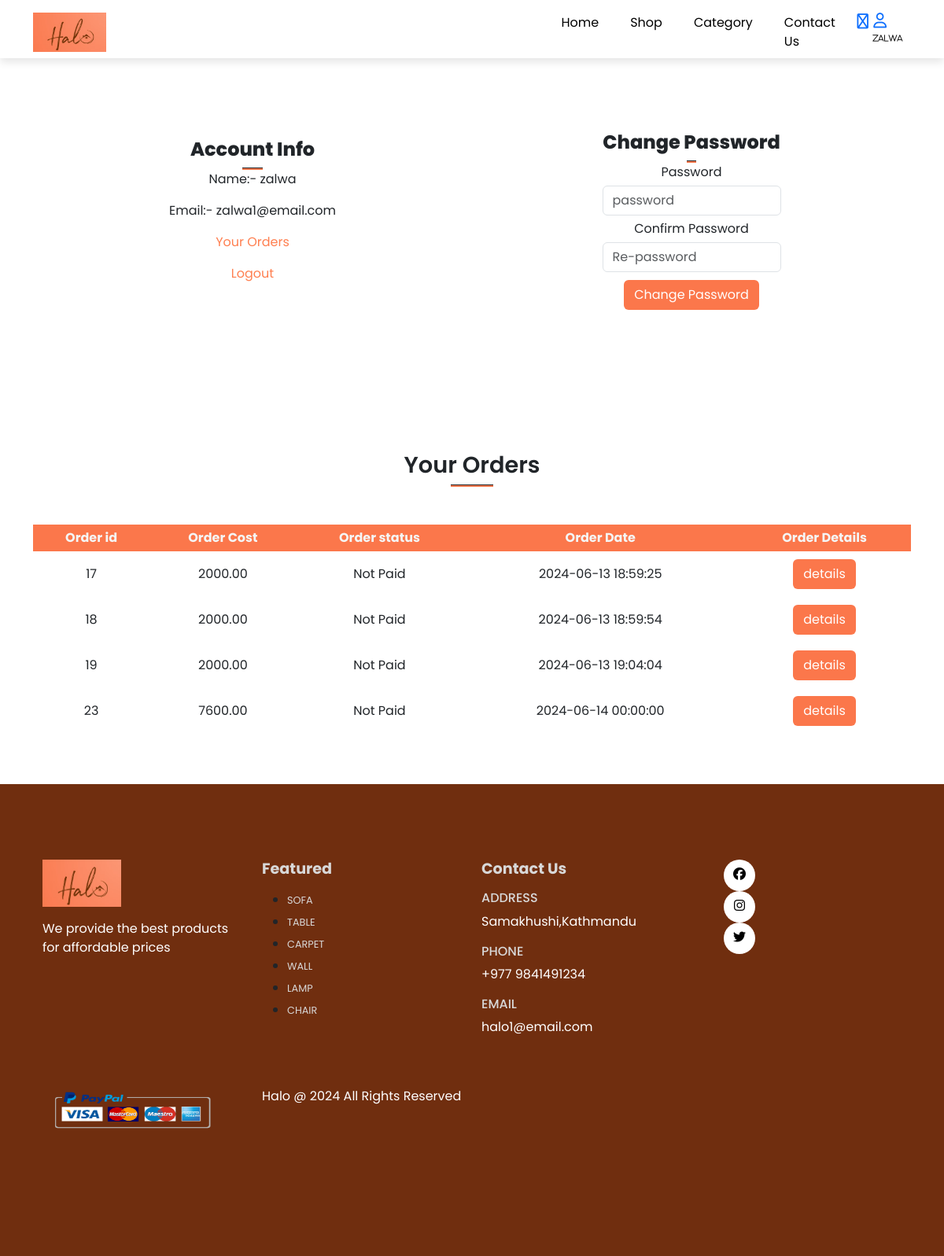
The page /account.php (signed in) on the database as committed earlier.
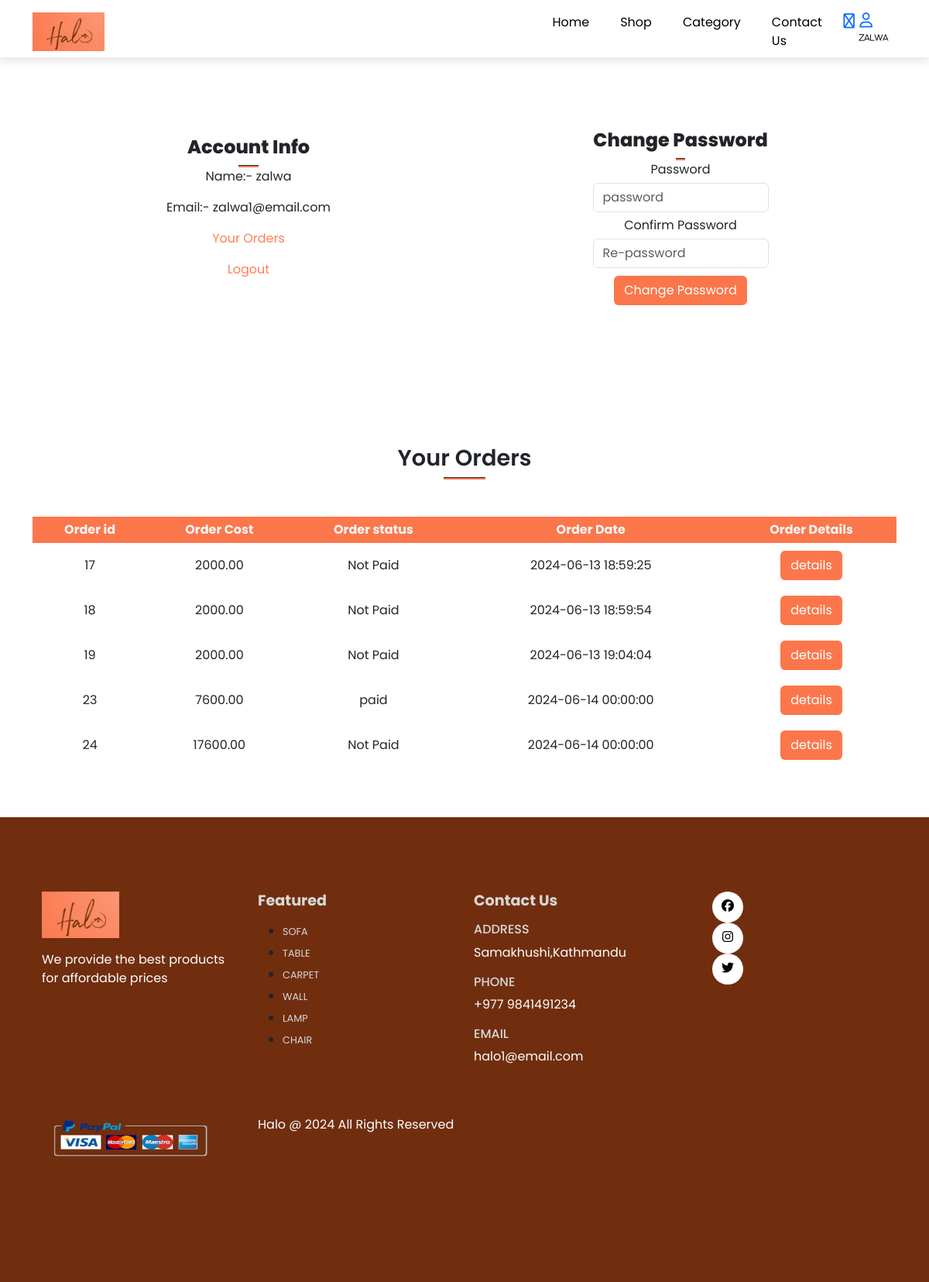
The same page on the database as committed later.
### tables this page shows
CREATE TABLE `orders` (
  `order_id` int(11) NOT NULL,
  `order_cost` decimal(10,2) NOT NULL,
  `order_status` varchar(100) NOT NULL DEFAULT 'on_hold',
  `user_id` int(11) NOT NULL,
  `user_phone` int(11) NOT NULL,
  `user_city` varchar(255) NOT NULL,
  `user_address` varchar(255) NOT NULL,
  `order_date` datetime NOT NULL
);

### account.php (the view, shortened to what this page needs)
<?php
include('server/connection.php');
if(isset($_SESSION['logged_in'])){
  $user_id = $_SESSION['user_id'];
  $stmt = $conn->prepare("SELECT * FROM orders WHERE user_id=?");
  $stmt->bind_param('i',$user_id);
  $stmt->execute();
  $orders = $stmt->get_result();
}
?>
<?php
include('layouts/header.php');
?>
      <section class="my-5 py-5">
        <div class="row container mx-auto">
            <div class="text-center mt-3 pt-5 col-lg-6 col-md-12 col-12">
            <h3 class="font-weight-bold">Account Info</h3>
                <hr class="mx-auto">
                <div class="account-info">
                    <p>Name:- <span><?php if(isset($_SESSION['user_name'])) {echo $_SESSION['user_name'];} ?></span></p>
                    <p>Email:- <span><?php if(isset($_SESSION['user_email'])) {echo $_SESSION['user_email'];} ?></span></p>
                    <p><a href="#orders" id="order-btn">Your Orders</a></p>
                    <p><a href="account.php?logout=1" id="logout-btn">Logout</a></p>
                </div>
            </div>
            <div class="col-lg-6 col-md-12 col-12">
                <form id="account-form" method="POST" action="account.php" >
                    <h3>Change Password</h3>
                    <hr class="mx-auto">
                    <div class="form-group">
                        <label for="">Password</label>
                        <input type="password" class="form-control" id="account-password" name="password" placeholder="password" required>
                    </div>
                    <div class="form-group">
                        <label for="">Confirm Password</label>
                        <input type="password" class="form-control" id="account-password-confirm" name="confirmPassword" placeholder="Re-password" required>
                    </div>
                    <div class="form-group">
                        <input type="submit" value="Change Password" name="change_password" class="btn" id="change-pass-btn">
                    </div>
                </form>
            </div>
        </div>
      </section>
       <section id="orders" class="orders container my-5 py-3">
        <div class="container mt-2">
            <h2 class="font-weight-bolde text-center">Your Orders</h2>
            <hr class="mx-auto">
        </div>
        <table class="mt-5 pt-5">
            <tr>
                <th>Order id</th>
                <th>Order Cost</th>
                <th>Order status</th>
                <th>Order Date</th>
                <th>Order Details</th>
            </tr>
            <?php while($row = $orders->fetch_assoc()) {  ?>
                        <tr>
                            <td>
                              <span>
                                <?php
                                  echo $row['order_id'];
                                ?>
                              </span>
                            </td>
                            <td>
                              <span>
                                <?php
                                  echo $row['order_cost'];
                                ?>
                              </span>
                            </td>
                            <td>
                              <span>
                                <?php
                                  echo $row['order_status'];
                                ?>
                              </span>
                            </td>
                            <td>
                              <span>
                                <?php
                                  echo $row['order_date'];
                                ?>
                              </span>
                            </td>
                            <td>
                              <form method="POST" action="order_details.php">
                                <input type="submit" class="btn order-details-btn" name="order_details_btn" value="details">
                              </form>
                            </td>
                        </tr>
            <?php } ?>
        </table>
       </section>
<?php
  include('layouts/footer.php');
?>

Rows that differ between the two databases and show on the page:
changed orders id 23: order_status "Not Paid" → "paid"
added orders: order_id "24", order_cost "17600.00", order_status "Not Paid", order_date "2024-06-14 00:00:00"
